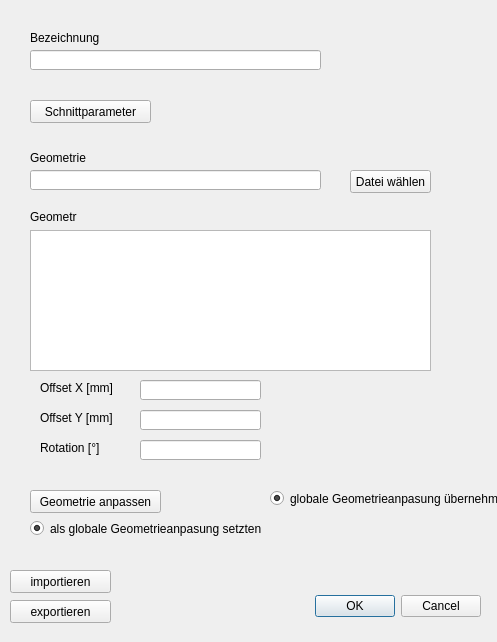
<?xml version="1.0" encoding="UTF-8"?>
<ui version="4.0">
 <class>Dialog</class>
 <widget class="QDialog" name="Dialog">
  <property name="geometry">
   <rect>
    <x>0</x>
    <y>0</y>
    <width>497</width>
    <height>642</height>
   </rect>
  </property>
  <property name="windowTitle">
   <string>Dialog</string>
  </property>
  <widget class="QDialogButtonBox" name="buttonBox">
   <property name="geometry">
    <rect>
     <x>140</x>
     <y>590</y>
     <width>341</width>
     <height>32</height>
    </rect>
   </property>
   <property name="orientation">
    <enum>Qt::Horizontal</enum>
   </property>
   <property name="standardButtons">
    <set>QDialogButtonBox::Cancel|QDialogButtonBox::Ok</set>
   </property>
  </widget>
  <widget class="QLineEdit" name="lineEdit_pfad">
   <property name="geometry">
    <rect>
     <x>30</x>
     <y>170</y>
     <width>291</width>
     <height>20</height>
    </rect>
   </property>
  </widget>
  <widget class="QPushButton" name="pushButton_filePicker">
   <property name="geometry">
    <rect>
     <x>350</x>
     <y>170</y>
     <width>81</width>
     <height>23</height>
    </rect>
   </property>
   <property name="text">
    <string>Datei wählen</string>
   </property>
  </widget>
  <widget class="QLabel" name="label">
   <property name="geometry">
    <rect>
     <x>30</x>
     <y>150</y>
     <width>71</width>
     <height>16</height>
    </rect>
   </property>
   <property name="text">
    <string>Geometrie</string>
   </property>
  </widget>
  <widget class="QLineEdit" name="lineEdit_bezeichung">
   <property name="geometry">
    <rect>
     <x>30</x>
     <y>50</y>
     <width>291</width>
     <height>20</height>
    </rect>
   </property>
  </widget>
  <widget class="QLabel" name="label_2">
   <property name="geometry">
    <rect>
     <x>30</x>
     <y>30</y>
     <width>71</width>
     <height>16</height>
    </rect>
   </property>
   <property name="text">
    <string>Bezeichnung</string>
   </property>
  </widget>
  <widget class="QPushButton" name="pushButton_Schnittparameter">
   <property name="geometry">
    <rect>
     <x>30</x>
     <y>100</y>
     <width>121</width>
     <height>23</height>
    </rect>
   </property>
   <property name="text">
    <string>Schnittparameter</string>
   </property>
  </widget>
  <widget class="QPushButton" name="pushButton_Geometrie_anpassen">
   <property name="geometry">
    <rect>
     <x>30</x>
     <y>490</y>
     <width>131</width>
     <height>23</height>
    </rect>
   </property>
   <property name="text">
    <string>Geometrie anpassen</string>
   </property>
  </widget>
  <widget class="QTextBrowser" name="textBrowser_Geometrie">
   <property name="geometry">
    <rect>
     <x>30</x>
     <y>230</y>
     <width>401</width>
     <height>141</height>
    </rect>
   </property>
  </widget>
  <widget class="QLabel" name="label_5">
   <property name="geometry">
    <rect>
     <x>30</x>
     <y>210</y>
     <width>47</width>
     <height>13</height>
    </rect>
   </property>
   <property name="text">
    <string>Geometrie</string>
   </property>
  </widget>
  <widget class="QRadioButton" name="radioButton_Globale_anpasung">
   <property name="geometry">
    <rect>
     <x>270</x>
     <y>490</y>
     <width>231</width>
     <height>17</height>
    </rect>
   </property>
   <property name="text">
    <string>globale Geometrieanpasung übernehmen</string>
   </property>
   <property name="checked">
    <bool>true</bool>
   </property>
   <property name="autoExclusive">
    <bool>false</bool>
   </property>
  </widget>
  <widget class="QPushButton" name="pushButton_Laden">
   <property name="geometry">
    <rect>
     <x>10</x>
     <y>570</y>
     <width>101</width>
     <height>23</height>
    </rect>
   </property>
   <property name="text">
    <string>importieren</string>
   </property>
  </widget>
  <widget class="QPushButton" name="pushButton_exportieren">
   <property name="geometry">
    <rect>
     <x>10</x>
     <y>600</y>
     <width>101</width>
     <height>23</height>
    </rect>
   </property>
   <property name="text">
    <string>exportieren</string>
   </property>
  </widget>
  <widget class="QRadioButton" name="radioButton_Globale_anpasung_2">
   <property name="geometry">
    <rect>
     <x>30</x>
     <y>520</y>
     <width>231</width>
     <height>17</height>
    </rect>
   </property>
   <property name="text">
    <string>als globale Geometrieanpasung setzten</string>
   </property>
   <property name="checked">
    <bool>true</bool>
   </property>
   <property name="autoExclusive">
    <bool>false</bool>
   </property>
  </widget>
  <widget class="QLabel" name="label_4">
   <property name="geometry">
    <rect>
     <x>40</x>
     <y>410</y>
     <width>91</width>
     <height>16</height>
    </rect>
   </property>
   <property name="text">
    <string>Offset Y [mm]</string>
   </property>
  </widget>
  <widget class="QLineEdit" name="lineEdit_offset_X">
   <property name="geometry">
    <rect>
     <x>140</x>
     <y>380</y>
     <width>121</width>
     <height>20</height>
    </rect>
   </property>
  </widget>
  <widget class="QLabel" name="label_3">
   <property name="geometry">
    <rect>
     <x>40</x>
     <y>380</y>
     <width>91</width>
     <height>16</height>
    </rect>
   </property>
   <property name="text">
    <string>Offset X [mm]</string>
   </property>
  </widget>
  <widget class="QLineEdit" name="lineEdit_Rotation">
   <property name="geometry">
    <rect>
     <x>140</x>
     <y>440</y>
     <width>121</width>
     <height>20</height>
    </rect>
   </property>
   <property name="text">
    <string/>
   </property>
  </widget>
  <widget class="QLabel" name="label_6">
   <property name="geometry">
    <rect>
     <x>40</x>
     <y>440</y>
     <width>91</width>
     <height>16</height>
    </rect>
   </property>
   <property name="text">
    <string>Rotation [°]</string>
   </property>
  </widget>
  <widget class="QLineEdit" name="lineEdit_offset_Y">
   <property name="geometry">
    <rect>
     <x>140</x>
     <y>410</y>
     <width>121</width>
     <height>20</height>
    </rect>
   </property>
   <property name="text">
    <string/>
   </property>
  </widget>
 </widget>
 <resources/>
 <connections>
  <connection>
   <sender>buttonBox</sender>
   <signal>accepted()</signal>
   <receiver>Dialog</receiver>
   <slot>accept()</slot>
   <hints>
    <hint type="sourcelabel">
     <x>248</x>
     <y>254</y>
    </hint>
    <hint type="destinationlabel">
     <x>157</x>
     <y>274</y>
    </hint>
   </hints>
  </connection>
  <connection>
   <sender>buttonBox</sender>
   <signal>rejected()</signal>
   <receiver>Dialog</receiver>
   <slot>reject()</slot>
   <hints>
    <hint type="sourcelabel">
     <x>316</x>
     <y>260</y>
    </hint>
    <hint type="destinationlabel">
     <x>286</x>
     <y>274</y>
    </hint>
   </hints>
  </connection>
 </connections>
</ui>
